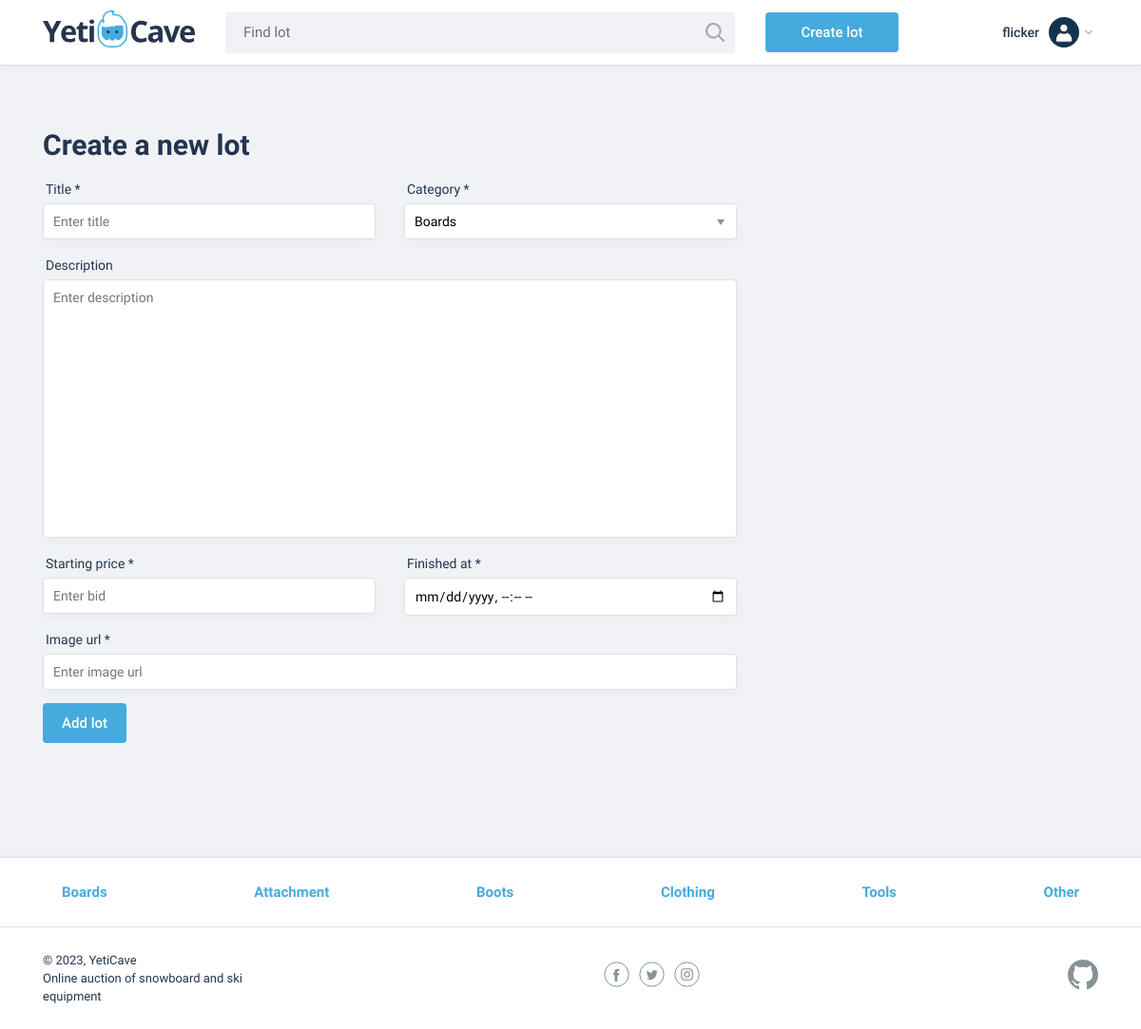
Screenshot of /create_lot/ (signed in) with the database file from the repository.
### yeticave/users/models.py (models this page shows, shortened)
class User(AbstractUser):
    first_name = None
    last_name = None
    email = models.EmailField("Email Address", unique=True)
    USERNAME_FIELD = "email"
    REQUIRED_FIELDS = []
    objects: UserManager = UserManager()
    comments: "CommentManager"
    bids: "BidManager"
    following: "FollowManager"
    followers: "FollowManager"

### yeticave/categories/models.py (models this page shows)
class Category(models.Model):
    name = models.CharField(max_length=64, choices=CATEGORIES)
    objects: CategoryManager = CategoryManager()
    def __str__(self):
        return self.name

### yeticave/lots/views/create_lot.py (the view, shortened to what this page needs)
# urls.py: path("create_lot/", create_lot, name="create_lot"),
@require_http_methods(["GET", "POST"])
@login_required
def create_lot(request: AuthenticatedHttpRequest) -> HttpResponse:
    TEMPLATE = "lots/create_lot.html"
    form = LotForm(request.POST or None)
    context = {
        "form": form,
    }
    return render(request, TEMPLATE, context)

### yeticave/lots/forms/LotForm.py
class LotForm(forms.ModelForm):
    class Meta:
        model = Lot
        fields = [
            "title",
            "description",
            "starting_price",
            "image_url",
            "category",
            "finished_at",
        ]
        widgets = {
            "title": forms.TextInput(attrs={"placeholder": "Enter title"}),
            "description": forms.Textarea(attrs={"placeholder": "Enter description"}),
            "starting_price": forms.TextInput(attrs={"placeholder": "Enter bid"}),
            "image_url": forms.URLInput(attrs={"placeholder": "Enter image url"}),
            "finished_at": forms.DateTimeInput(
                attrs={"placeholder": "Enter finish date", "type": "datetime-local"},
                format="%y-%m-%d %H:%m",
            ),
        }

### yeticave/categories/context_processors.py (called while the page is built)
def categories(request):
    categories = Category.objects.all()
    return {"categories": categories}

### yeticave/categories/managers.py (called while the page is built)
    def get_queryset(self) -> CategoryQuerySet:
        return CategoryQuerySet(self.model, using=self._db)

### yeticave/core/context_processors.py (called while the page is built)
def custom_message_levels(request):
    return {
        "NOTIFICATION_LEVEL": settings.NOTIFICATION_LEVEL,
    }

### yeticave/lots/templates/lots/create_lot.html (shortened to what this page needs)
{% extends "base.html" %}
{% block content %}
    <main class="container">
        <form action="{% url 'lots:create_lot' %}"
              method="post"
              class="form form--lot {% if form.errors %}form__item--invalid{% endif %}">
            <h1>Create a new lot</h1>
            <div class="form__container">
                <div class="form__item">
                    <label for="{{ form.title.id_for_label }}">
                        {{ form.title.label }}
                        {% if form.title.field.required %}*{% endif %}
                    </label>
                    {{ form.title }}
                </div>
                <div class="form__item">
                    <label for="{{ form.category.id_for_label }}">
                        {{ form.category.label }}
                        {% if form.category.field.required %}*{% endif %}
                    </label>
                    {{ form.category }}
                </div>
            </div>
            <div class="form__item">
                <label for="{{ form.description.id_for_label }}">
                    {{ form.description.label }}
                </label>
                {{ form.description }}
            </div>
            <div class="form__container">
                <div class="form__item">
                    <label for="{{ form.starting_price.id_for_label }}">
                        {{ form.starting_price.label }}
                        {% if form.starting_price.field.required %}*{% endif %}
                    </label>
                    {{ form.starting_price }}
                </div>
                <div class="form__item">
                    <label for="{{ form.finished_at.id_for_label }}">
                        {{ form.finished_at.label }}
                        {% if form.finished_at.field.required %}*{% endif %}
                    </label>
                    {{ form.finished_at }}
                </div>
            </div>
            <div class="form__item">
                <label for="{{ form.image_url.id_for_label }}">
                    {{ form.image_url.label }}
                    {% if form.image_url.field.required %}*{% endif %}
                </label>
                {{ form.image_url }}
            </div>
            <button type="submit" class="button">Add lot</button>
        </form>
    </main>
{% endblock content %}

### templates/header.html (shortened to what this page needs)
{% load static %}
<header class="main-header">
    <div class="main-header__container container">
        <a href={% url 'lots:lot_list' %} class="main-header__logo">
            <img src="{% static 'img/logo.svg' %}"
                 width="160"
                 height="39"
                 alt="YetiCave Logo">
        </a>
        <form method="get" action="/search" class="main-header__search">
            <input type="search" name="text" placeholder="Find lot">
            <button class="main-header__search-btn" type="submit">
            </button>
        </form>
        {% if user.is_authenticated %}
            <a class="main-header__add-lot button"
               href="{% url 'lots:create_lot' %}">Create lot</a>
            <div class="main-header__menu-wrapper">
                <button class="menu-toggler">
                    <span>{{ user.username }}</span>
                    <img src="{% static 'img/user.png' %}"
                         width="32"
                         height="32"
                         alt="User avatar">
                </button>
            </div>
        {% endif %}
    </div>
</header>

### templates/footer.html (shortened to what this page needs)
<footer class="main-footer">
    <nav class="nav">
        <ul class="nav__list container">
            {% for category in categories %}
                <li class="nav__item">
                    <a href="{% url "categories:category" category.id %}">
                        {{ category.name }}
                    </a>
                </li>
            {% endfor %}
        </ul>
    </nav>
    <div class="main-footer__bottom container">
        <div class="main-footer__copyright">
            <p>© 2023, YetiCave</p>
            <p>Online auction of snowboard and ski equipment</p>
        </div>
        <div class="main-footer__social">
            <a href="#" class="social-link">
                <svg width="27" height="27" class="social-link__item">
                    <use xlink:href="#facebook"></use>
                </svg>
            </a>
            <a href="#" class="social-link">
                <svg width="27" height="27" class="social-link__item">
                    <use xlink:href="#twitter"></use>
                </svg>
            </a>
            <a href="#" class="social-link">
                <svg width="27" height="27" class="social-link__item">
                    <use xlink:href="#instagram"></use>
                </svg>
            </a>
        </div>
        <div class="main-footer__developed-by">
            <a href="https://github.com/vFlicker" class="social-link">
                <svg width="32" height="32" class="social-link__item">
                    <use xlink:href="#github"></use>
                </svg>
            </a>
        </div>
    </div>
</footer>

### rows the page displays
User: username "flicker"
Category: name "Boards"
Category: name "Attachment"
Category: name "Boots"
Category: name "Clothing"
Category: name "Tools"
Category: name "Other"
